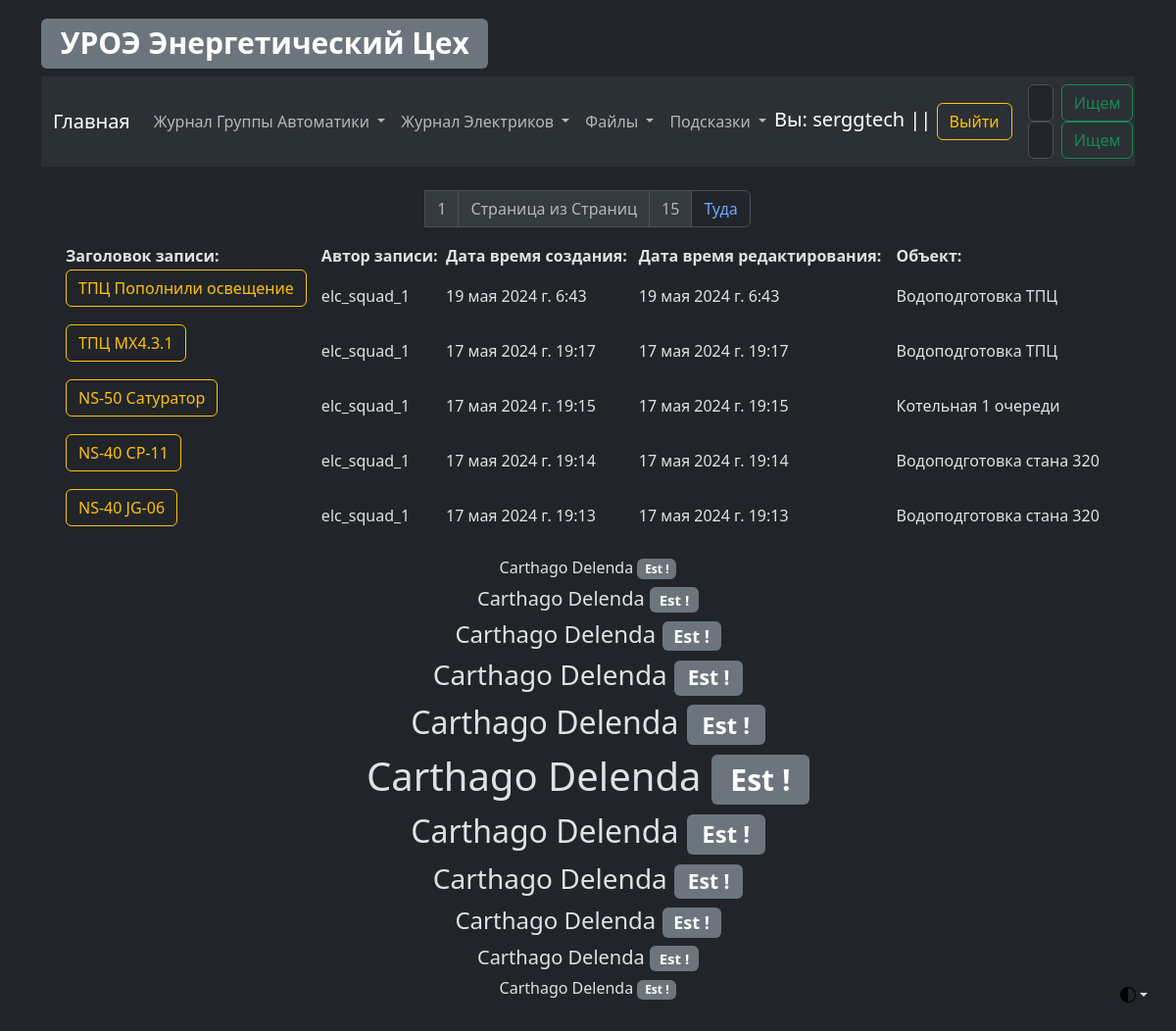
The app's page /elc/elc_log_view (signed in), older data.
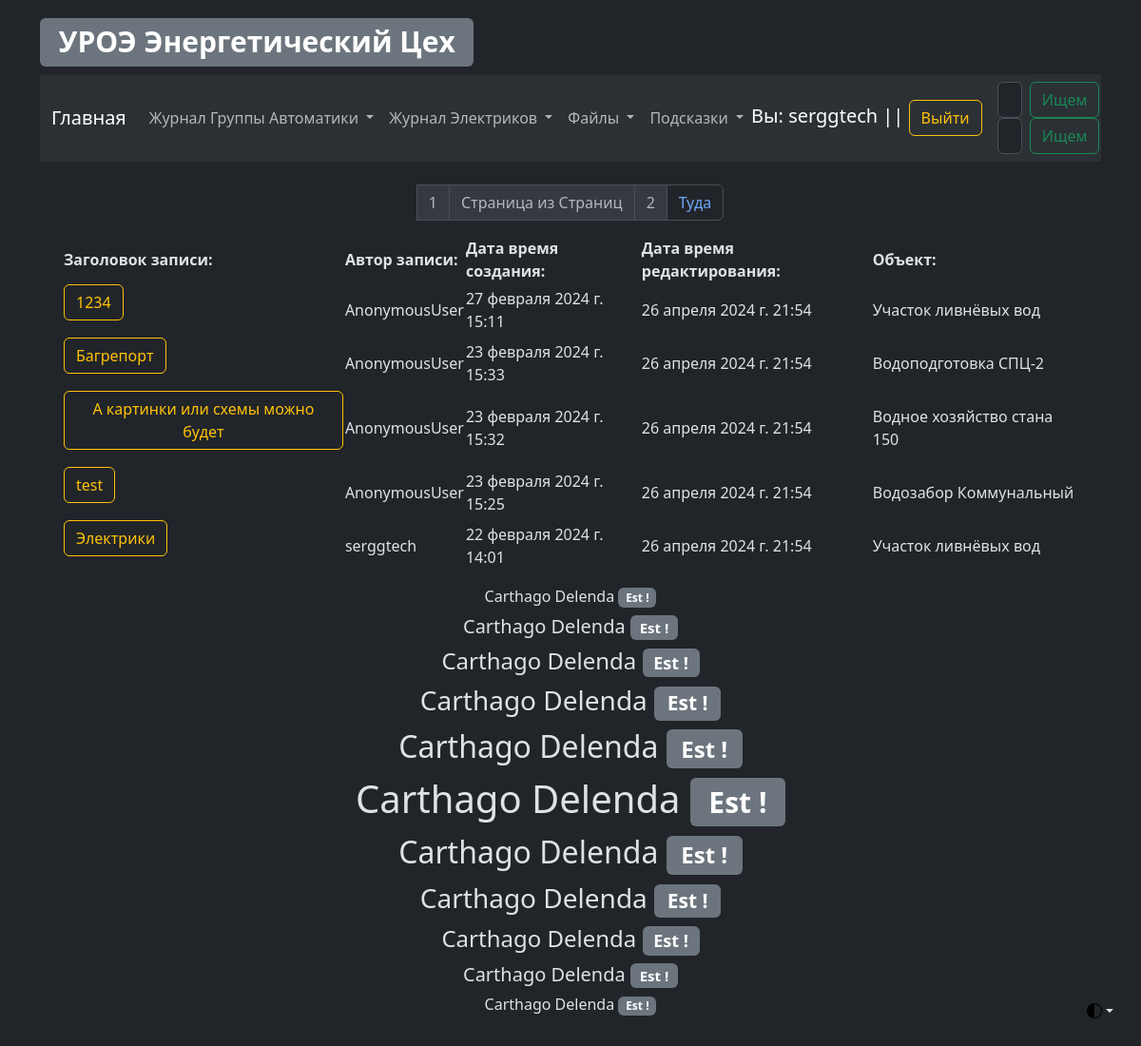
The same page, newer data.
### elc/models.py (models this page shows, shortened)
class ElcLog(models.Model):
    record_text_title = models.CharField(
        verbose_name="Заголовок записи", max_length=100
    )
    record_text_full = models.TextField(verbose_name="Текст записи", max_length=9999)
    record_author = models.CharField(verbose_name="Автор записи", max_length=100)
    record_data_create = models.DateTimeField(
        verbose_name="Дата создания записи", auto_now_add=True, editable=False
    )
    record_data_update = models.DateTimeField(
        verbose_name="Дата редактирования записи", auto_now=True, editable=False
    )
    record_object = models.ForeignKey(
        EncObject,
        related_name="elc_log_object",
        on_delete=models.CASCADE,
        blank=True,
        verbose_name="Объект",
    )
    record_electrical_room = models.ForeignKey(
        EncElectricalRoom,
        related_name="elc_log_electrical_room",
        on_delete=models.CASCADE,
        blank=True,
        verbose_name="Электропомещение",
    )
    record_mechanism = models.ForeignKey(
        EncMechanism,
        related_name="elc_log_mechanism",
        on_delete=models.CASCADE,
        blank=True,
        verbose_name="Механизм",
    )
    class Meta:
        verbose_name = "Запись Элекриков"
        verbose_name_plural = "Записи Элекриков"

### Enc_object/models.py (models this page shows, shortened)
class EncObject(models.Model):
    title = models.CharField(verbose_name="Объект", max_length=100)
    title_description = models.CharField(
        verbose_name="Описание объекта", max_length=100
    )
    slug = models.SlugField(max_length=50, unique=True)
    def __str__(self):
        return f"{self.title}"
    class Meta:
        verbose_name = "Объект"
        verbose_name_plural = "Объекты"

### elc/views.py (the view)
# urls.py: path("elc_log_view", elc_log_view, name="elc_log_view"),
def elc_log_view(request):
    all_electrical_log = ElcLog.objects.all().order_by(
        "-id"
    )  # fetching all post objects from database
    p = Paginator(all_electrical_log, 5)  # creating a paginator object
    page_number = request.GET.get("page")
    try:
        page_obj = p.get_page(page_number)  # returns the desired page object
    except PageNotAnInteger:
        page_obj = p.page(1)
    except EmptyPage:
        page_obj = p.page(p.num_pages)
    context = {"page_obj": page_obj}
    return render(
        request,
        template_name="elc/log/log_view.html",
        context={
            "title": "Просмотр журнала Электриков",
            "all_electrical_log": all_electrical_log,
            "page_obj": page_obj,
            "context": context,
        },
    )

### elc/templates/elc/log/log_view.html (shortened to what this page needs)
{% extends 'template_0.html' %}
{% load static %}
{% block electrical_log_view %}
<div class="container">
    <div>
        <nav aria-label="Page navigation example">
            <ul class="pagination justify-content-center">
                <li class="page-item disabled">
                    <a class="page-link" href="?page={{ page_obj.number }}">{{ page_obj.number }}</a>
                </li>
                <li class="page-item disabled">
                    <a class="page-link" href="#"> Страница из Страниц</a>
                </li>
                <li class="page-item disabled">
                    <a class="page-link" href="?page={{ page_obj.paginator.num_pages }}">
                        {{ page_obj.paginator.num_pages }}</a>
                </li>
                <li class="page-item">
                    {%if page_obj.has_next %}
                    <a class="page-link" href="?page={{page_obj.next_page_number}}">Туда</a>
                    {% endif %}
                </li>
            </ul>
        </nav>
    </div>
    <table align="center" width="100%">
        <tr>
            <th>Заголовок записи:</th>
            <th>Автор записи:</th>
            <th>Дата время создания:</th>
            <th>Дата время редактирования:</th>
            <th>Объект:</th>
        </tr>
        <tr>
            {% for record in page_obj.object_list %}
            <td>
                <p class="d-inline-flex gap-1">
                    <a aria-controls="collapseExample{{ record.id }}" aria-expanded="false"
                       class="btn btn-outline-warning"
                       data-bs-toggle="collapse" href="#collapseExample{{ record.id }}" role="button">
                        {{ record.record_text_title | safe | slice:32 }}
                    </a>
                </p>
            </td>
            <td>{{ record.record_author }}</td>
            <td>{{ record.record_data_create }}</td>
            <td>{{ record.record_data_update }}</td>
            <td>{{ record.record_object }}</td>
        </tr>
        {% endfor %}
    </table>
</div>
{% endblock %}

### templates/template_0.html (shortened to what this page needs)
{% load static %}
<!DOCTYPE html>
<html data-bs-theme="dark" lang="en">
<head>
    <link href="{% static 'css/bootstrap.min.css' %}" rel="stylesheet">
</head>
<body class="p-3 m-0 border-0 bd-example m-0 border-0">
<div class="dropdown position-fixed bottom-0 end-0 mb-3 me-3 bd-mode-toggle">
    <button aria-expanded="false"
            aria-label="Toggle theme (auto)"
            class="btn btn-bd-primary py-2 dropdown-toggle d-flex align-items-center"
            data-bs-toggle="dropdown"
            id="bd-theme"
            type="button">
        <svg class="bi my-1 theme-icon-active" height="1em" width="1em">
            <use href="#circle-half"></use>
        </svg>
    </button>
</div>
<main class="container">
    <a href="{% url 'main_page' %}"><h1><span class="badge bg-secondary">УРОЭ Энергетический Цех</span></h1></a>
    <nav class="navbar navbar-expand-lg bg-body-tertiary">
        <div class="container-fluid">
            <a class="navbar-brand" href="{% url 'main_page' %}">Главная</a>
            <div class="collapse navbar-collapse" id="navbarSupportedContent">
                <ul class="navbar-nav me-auto mb-2 mb-lg-0">
                    <li class="nav-item dropdown">
                        <a aria-expanded="false" class="nav-link dropdown-toggle" data-bs-toggle="dropdown" href="#"
                           role="button">
                            Журнал Группы Автоматики
                        </a>
                    </li>
                    <li class="nav-item dropdown">
                        <a aria-expanded="false" class="nav-link dropdown-toggle" data-bs-toggle="dropdown" href="#"
                           role="button">
                            Журнал Электриков
                        </a>
                    </li>
                    <li class="nav-item dropdown">
                        <a aria-expanded="false" class="nav-link dropdown-toggle" data-bs-toggle="dropdown" href="#"
                           role="button">
                            Файлы
                        </a>
                    </li>
                    <li class="nav-item dropdown">
                        <a aria-expanded="false" class="nav-link dropdown-toggle" data-bs-toggle="dropdown" href="#"
                           role="button">
                            Подсказки
                        </a>
                    </li>
                </ul>
                <div>
                    {% if request.user.is_authenticated %}
                    <div class="navbar-brand">
                        Вы: {{ request.user }} || <a class="btn btn-outline-warning"
                                                     href="{% url 'logout' %}">Выйти</a>
                    </div>
                    {% else %}
                    <div class="navbar-brand">
                        Вы: Гость || <a class="btn btn-outline-danger"
                                        href="{% url 'login' %}">Войти</a>
                    </div>
                    {% endif %}
                </div>
                <div>
                    <form action="{% url 'as_search_results' %}" class="d-flex" method="get" role="search">
                        <input aria-label="Search" class="form-control me-2" name="search" placeholder="Автоматчики"
                               type="search">
                        <button class="btn btn-outline-success" type="submit">Ищем</button>
                    </form>
                    <form action="{% url 'elc_search_results' %}" class="d-flex" method="get" role="search">
                        <input aria-label="Search" class="form-control me-2" name="search" placeholder="Электрики"
                               type="search">
                        <button class="btn btn-outline-success" type="submit">Ищем</button>
                    </form>
                </div>
            </div>
        </div>
    </nav>
    <div class="container">
        <br>
        {% if request.user.is_authenticated %}
        {% block electrical_log_view %} {% endblock %}
        {% else %}
        {% block user_login %} {% endblock %}
        {% endif %}
        <div align="center" data-width="100%">
            <p>
            <h6>Carthago Delenda <span class="badge bg-secondary">Est !</span></h6>
            <h5>Carthago Delenda <span class="badge bg-secondary">Est !</span></h5>
            <h4>Carthago Delenda <span class="badge bg-secondary">Est !</span></h4>
            <h3>Carthago Delenda <span class="badge bg-secondary">Est !</span></h3>
            <h2>Carthago Delenda <span class="badge bg-secondary">Est !</span></h2>
            <h1>Carthago Delenda <span class="badge bg-secondary">Est !</span></h1>
            <h2>Carthago Delenda <span class="badge bg-secondary">Est !</span></h2>
            <h3>Carthago Delenda <span class="badge bg-secondary">Est !</span></h3>
            <h4>Carthago Delenda <span class="badge bg-secondary">Est !</span></h4>
            <h5>Carthago Delenda <span class="badge bg-secondary">Est !</span></h5>
            <h6>Carthago Delenda <span class="badge bg-secondary">Est !</span></h6>
            </p>
        </div>
    </div>
</main>
</body>
</html>

Row changes from the older to the newer data that the page shows:
removed ElcLog: record_text_title "ТПЦ Пополнили освещение", record_author "elc_squad_1", record_data_create "19 мая 2024 г. 6:43", record_data_update "19 мая 2024 г. 6:43", record_object "Водоподготовка ТПЦ"
removed ElcLog: record_text_title "ТПЦ MX4.3.1", record_author "elc_squad_1", record_data_create "17 мая 2024 г. 19:17", record_data_update "17 мая 2024 г. 19:17", record_object "Водоподготовка ТПЦ"
removed ElcLog: record_text_title "NS-50 Сатуратор", record_author "elc_squad_1", record_data_create "17 мая 2024 г. 19:15", record_data_update "17 мая 2024 г. 19:15", record_object "Котельная 1 очереди"
removed ElcLog: record_text_title "NS-40 CP-11", record_author "elc_squad_1", record_data_create "17 мая 2024 г. 19:14", record_data_update "17 мая 2024 г. 19:14", record_object "Водоподготовка стана 320"
removed ElcLog: record_text_title "NS-40 JG-06", record_author "elc_squad_1", record_data_create "17 мая 2024 г. 19:13", record_data_update "17 мая 2024 г. 19:13", record_object "Водоподготовка стана 320"
added ElcLog: record_text_title "1234", record_author "AnonymousUser", record_data_create "27 февраля 2024 г. 15:11", record_data_update "26 апреля 2024 г. 21:54", record_object "Участок ливнёвых вод"
now on this page (row edited): ElcLog: record_text_title "Багрепорт", record_author "AnonymousUser", record_data_create "23 февраля 2024 г. 15:33", record_data_update "26 апреля 2024 г. 21:54", record_object "Водоподготовка СПЦ-2"
now on this page (row edited): ElcLog: record_text_title "А картинки или схемы можно будет", record_author "AnonymousUser", record_data_create "23 февраля 2024 г. 15:32", record_data_update "26 апреля 2024 г. 21:54", record_object "Водное хозяйство стана 150"
added ElcLog: record_text_title "test", record_author "AnonymousUser", record_data_create "23 февраля 2024 г. 15:25", record_data_update "26 апреля 2024 г. 21:54", record_object "Водозабор Коммунальный"
added ElcLog: record_text_title "Электрики", record_author "serggtech", record_data_create "22 февраля 2024 г. 14:01", record_data_update "26 апреля 2024 г. 21:54", record_object "Участок ливнёвых вод"
Text that changed along with them:
{{ page_obj.paginator.num_pages }}: "15" → "2"
